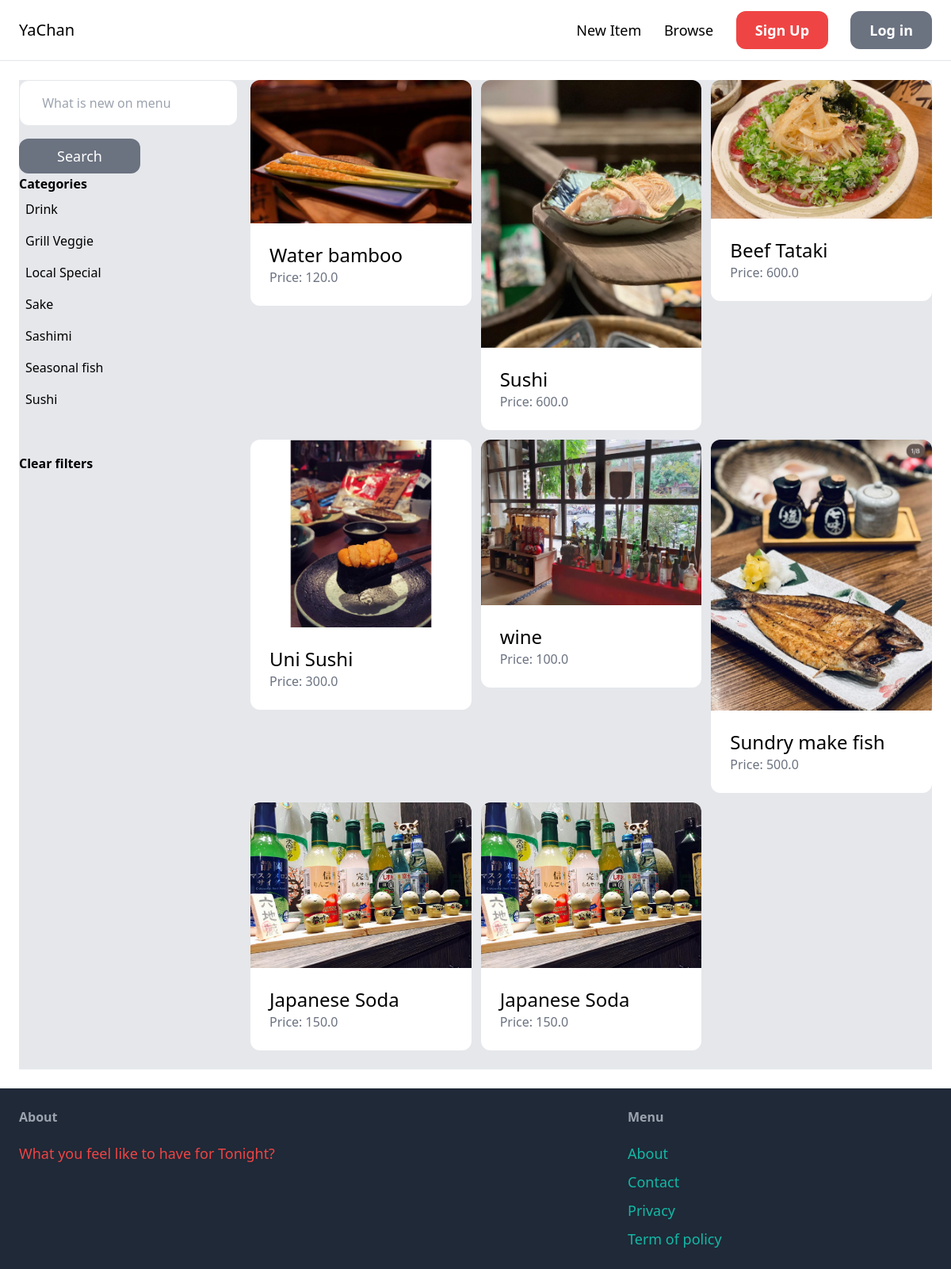
The app's page /items/ with its own data.
### item/models.py (models this page shows, shortened)
class Category(models.Model):
    name = models.CharField(max_length=255)
    class Meta:
        ordering = ('name',)
        verbose_name_plural = 'Categories'

class Item(models.Model):
    category = models.ForeignKey(Category, related_name='items', on_delete=models.CASCADE)
    name = models.CharField(max_length=255)
    description = models.TextField(blank=True, null=True)
    price = models.FloatField()
    image = models.ImageField(upload_to='item_image', blank=True, null=True)
    is_sold = models.BooleanField(default=False)
    created_at = models.DateTimeField(auto_now_add=True)
    created_by = models.ForeignKey(User, related_name='items', on_delete=models.CASCADE)

### item/views.py (the view)
# urls.py: path('items/', include('item.urls')),
def items(request):
    query = request.GET.get('query','')
    category_id = request.GET.get('category', 0)
    categories = Category.objects.all()
    items = Item.objects.filter(is_sold=False)
    if category_id:
        items = items.filter(category_id=category_id)
    if query:
        items = items.filter(Q(name_icontains=query))| Q(description_icontains=query)
    return render(request, 'item/items.html', {
        'items': items,
        'query':query,
        'categories':categories,
        'catergory_id' : int(category_id),
    })

### item/templates/item/items.html (shortened to what this page needs)
{% extends 'core/base.html' %}
{% block content %}
    <div class="pb-6 grid grid-cols-4 gap-4 bg-gray-200">
        <div class="'col-span-1">
             <form method="get" action="{% url 'item:items' %}">
                <input name="quary" class="w-full py-4 px-6 border rounded-xl " type="text" value="{{quary}}" placeholder=" What is new on menu ">
                <button class="mt-4 py-2 px-12 text-lg  bg-gray-500  text-white rounded-xl"> Search </button>
            </form>
            <hr class="'my-5">
            <p class="font-semibold"> Categories </p>
            <ul>
                {% for category in categories %}
                    <li class="py-2 px-2 rounded-xl{% if category_id == category_id %} bg-gary-200">{% endif %}
                        <a href="{% url 'item:items' %}?query={{ query }}&category={{ category.id }}">{{ category.name }}</a>
                    </li>
                {% endfor %}
            </ul>
            <hr class="my-6">
            <p class="font-semibold"> Clear filters </p>
        </div>
        <div class="col-span-3">
            <div class="grid grid-cols-3 gap-3">
                {% for item in items %}
                    <div>
                        <a href="{% url 'item:detail' item.id %}">
                            {% if item.image %}
            <div>
                <img src="{{ item.image.url }}" class="rounded-t-xl">
            </div>
        {% endif %}
                            <div class="p-6 bg-white rounded-b-xl">
                                <h2 class="text-2xl"> {{ item.name }}</h2>
                                <p class="text-gray-500">Price: {{ item.price }}</p>
                            </div>
                        </a>
                    </div>
                {% endfor %}
            </div>
        </div>
    </div>
{% endblock %}

### records on screen
Category: name "Drink"
Category: name "Grill Veggie"
Category: name "Local Special"
Category: name "Sake"
Category: name "Sashimi"
Category: name "Seasonal fish"
Category: name "Sushi"
Item: image (picture), name "Water bamboo", price "120.0"
Item: image (picture), name "Sushi", price "600.0"
Item: image (picture), name "Beef Tataki", price "600.0"
Item: image (picture), name "Uni Sushi", price "300.0"
Item: image (picture), name "wine", price "100.0"
Item: image (picture), name "Sundry make fish", price "500.0"
Item: image (picture), name "Japanese Soda", price "150.0"
Item: image (picture), name "Japanese Soda", price "150.0"
